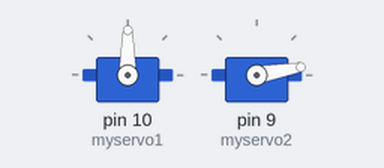
A sketch run on a simulated Arduino Uno, built with avr-gcc and run on an emulated ATmega328P. Parts: 2 × servo.

Above: at 0.1 s.
At 2.4 s:
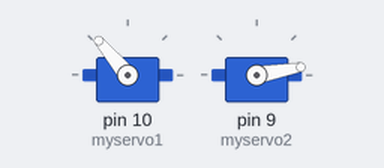
At 8.0 s:
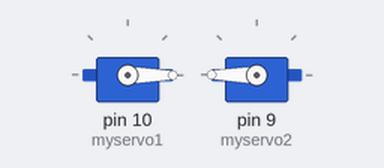
At 13.4 s:
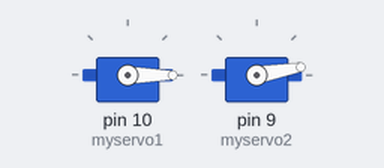
Timing chart, 0 to 14.9 s (numbered marks = the images above):
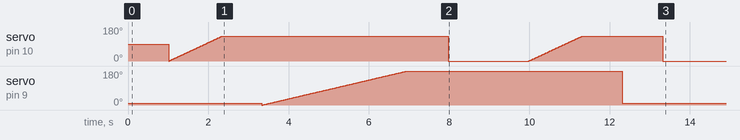

The sketch:

gripper.ino
```cpp
#include <Servo.h>
void grip(void);void moveup(void);
void movedown(void);
void gripper();
Servo myservo1;
Servo myservo2;
int pos = 0;
void setup() {
  myservo1.attach(10);
  myservo2.attach(9);
  gripper();
}

void loop()
{

}
void gripper()
{
  ungrip();
  delay(1000);
  movedown();
  delay(1000);
  grip();
  delay(1000);
  moveup();
  delay(2000);
  movedown();
  delay(1000);
  ungrip();
  delay(1000);
  moveup();
  delay(1000);
}
void ungrip()
{
  for (pos = 180; pos >= 10; pos -= 1)
  {
    myservo2.write(pos);
  }

}
void grip()
{
  for (pos = 0; pos <= 180; pos += 1)
  {
    myservo2.write(pos);
    delay(20);
    }
}
void movedown()
{
  for (pos = 0; pos <= 130; pos += 1)
  {
    myservo1.write(pos);
    delay(10);
     }

}
void moveup()
{
  for (pos = 180; pos >= 0; pos -= 1)
  {
    myservo1.write(pos);
}
}
```
